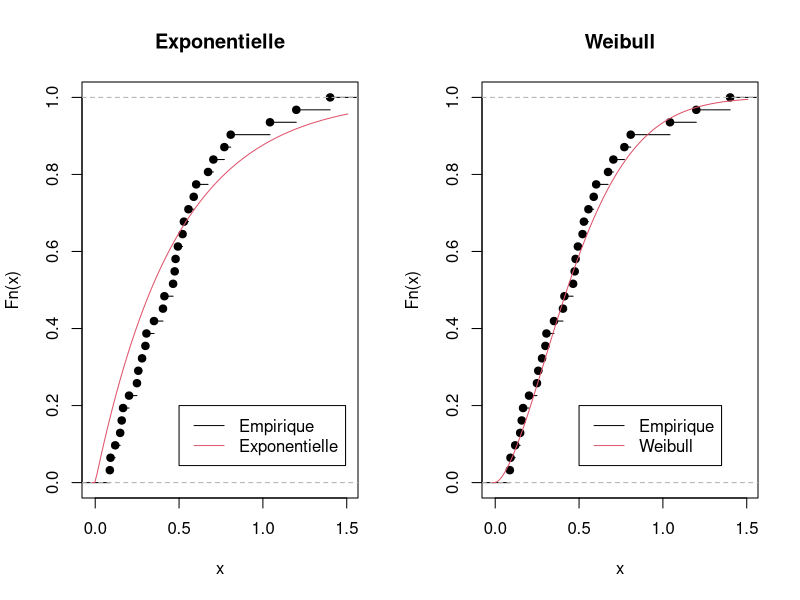

Generate this figure with R:
T_i <- c(0.3055285, 0.7095883, 0.7968152,
0.9986248, 1.411262, 1.690603, 2.21957, 2.368388, 3.567566, 4.041499,
4.39206, 4.979485, 6.380634, 6.98289, 7.753156, 8.309093, 8.5659,
9.045187, 9.718129, 10.5263, 10.7752, 11.26835, 11.43449, 11.55362,
12.25831, 12.72269, 13.02203, 14.06437, 14.58528, 14.67648, 14.83452)

W_i <- diff(c(0, T_i))
par(mfrow = c(1, 2))

# a) ----------------------------------------------------------------------

param_poisson <- mean(W_i)
logvrais_poisson <- sum(log(dexp(W_i, param_poisson)))

plot.ecdf(W_i, main = "Exponentielle")
curve(pexp(x, 1/param_poisson), add = TRUE, col = 2)
legend(0.5, 0.2, c("Empirique", "Exponentielle"), lty = c(1, 1), col = c(1, 2))

# b) ----------------------------------------------------------------------

neglogvrais <- function(params) {
  - sum(log(dweibull(W_i, params[1], params[2])))
}

param_weibull <- constrOptim(c(1, 1), neglogvrais, NULL, diag(2), c(0, 0))
param_weibull$par

plot.ecdf(W_i, main = "Weibull")
curve(pweibull(x, param_weibull$par[1], param_weibull$par[2]), add = TRUE, col = 2)
legend(0.5, 0.2, c("Empirique", "Weibull"), lty = c(1, 1), col = c(1, 2))

# c) ----------------------------------------------------------------------

R <- 2 * (-param_weibull$value - logvrais_poisson)
qchisq(0.95, 1)
1 - pchisq(R, 1)

# d) ----------------------------------------------------------------------

1 - pexp(1, param_poisson)
1 - pweibull(1, param_weibull$par[1], param_weibull$par[2])
